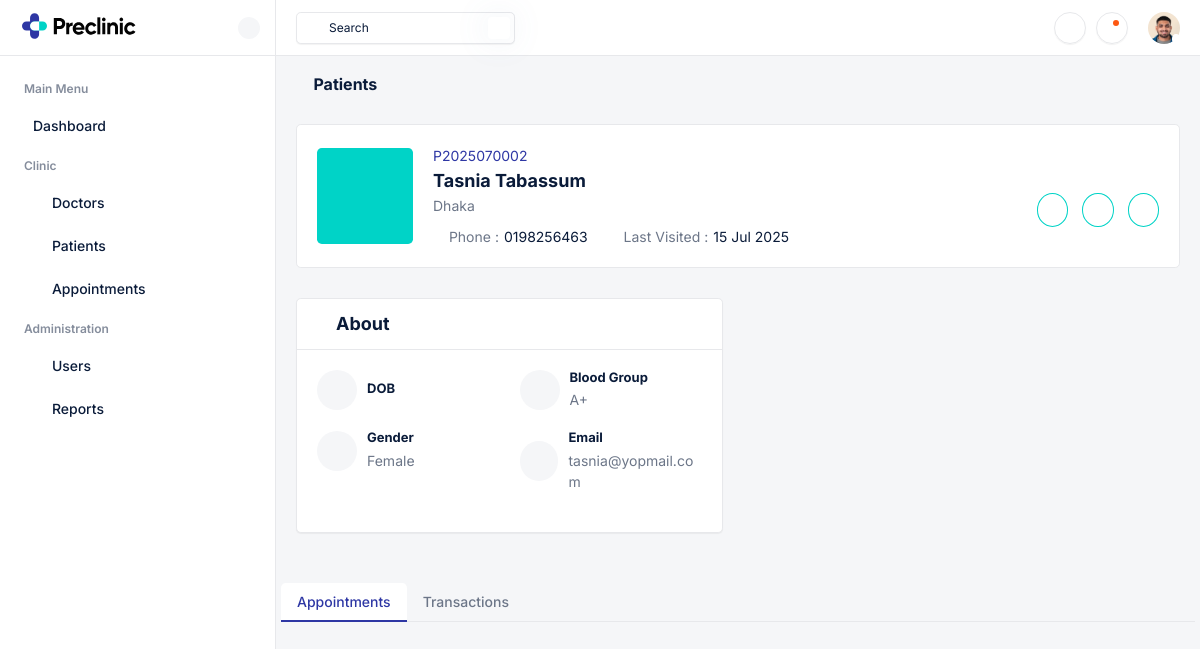
Page /patients/2/ (signed in) on the committed database.
### DRS/models.py (models this page shows, shortened)
class Patient(models.Model):
    GENDER_CHOICES = [
        ('M', 'Male'),
        ('F', 'Female'),
        ('O', 'Other'),
    ]
    BLOOD_GROUP_CHOICES = [
        ('A+', 'A+'), ('A-', 'A-'),
        ('B+', 'B+'), ('B-', 'B-'),
        ('AB+', 'AB+'), ('AB-', 'AB-'),
        ('O+', 'O+'), ('O-', 'O-'),
    ]
    patient_id = models.CharField(max_length=20, unique=True)
    first_name = models.CharField(max_length=50)
    last_name = models.CharField(max_length=50)
    email = models.EmailField(unique=True)
    phone_regex = RegexValidator(
        regex=r'^\+?1?\d{9,11}$',
        message="Phone number must be entered in the format: '+880123456789'. Up to 11 digits allowed."
    )
    phone_number = models.CharField(validators=[phone_regex], max_length=11)
    address = models.TextField()
    gender = models.CharField(max_length=1, choices=GENDER_CHOICES)
    blood_group = models.CharField(max_length=3, choices=BLOOD_GROUP_CHOICES, blank=True)
    emergency_contact = models.CharField(max_length=17, blank=True)
    image = models.ImageField(upload_to='patient_images/', blank=True, null=True)
    created_at = models.DateTimeField(auto_now_add=True)
    updated_at = models.DateTimeField(auto_now=True)
    def get_full_name(self):
        return f"{self.first_name} {self.last_name}"

### DRS/views.py (the view)
# urls.py: path('patients/<int:patient_id>/',      patient_detail, name='patient_detail'),
@login_required
def patient_detail(request, patient_id):
    if request.user.role not in ['doctor', 'receptionist']:
        messages.error(request, 'Access denied.')
        return redirect('login')
    patient = get_object_or_404(Patient, id=patient_id)
    return render(request, 'clinic/patient_detail.html', {'patient': patient})

### templates/clinic/patient_detail.html (shortened to what this page needs)
{% extends 'clinic/base.html' %}
{% load static %}
{% block content %}
<div class="main-wrapper">
  {% include 'clinic/header.html' %}
  <div class="page-wrapper">
    <div class="content">
      <div class="mb-4">
        <h6 class="fw-bold mb-0">
          <a href="{% url 'patient_list' %}" class="text-dark">
            <i class="ti ti-chevron-left me-1"></i>Patients
          </a>
        </h6>
      </div>
      <div class="card mb-4">
        <div class="row align-items-end g-0">
          <div class="col-lg-9">
            <div class="d-flex align-items-center p-3 position-relative">
              {% if patient.image %}
                <a class="avatar avatar-xxxl patient-avatar me-3 flex-shrink-0">
                  <img src="{{ patient.image.url }}" alt="{{ patient.get_full_name }}" class="rounded">
                </a>
              {% else %}
                <span class="avatar avatar-xxxl bg-secondary text-white me-3 flex-shrink-0 d-flex align-items-center justify-content-center">
                  <i class="ti ti-user fs-1"></i>
                </span>
              {% endif %}
              <div>
                <p class="text-primary mb-1">{{ patient.patient_id }}</p>
                <h5 class="mb-1">
                  <a href="#" class="fw-bold text-dark">{{ patient.get_full_name }}</a>
                </h5>
                <p class="mb-0">{{ patient.address }}</p>
                <div class="d-flex align-items-center flex-wrap mt-2">
                  <p class="mb-0 d-inline-flex align-items-center me-3">
                    <i class="ti ti-phone me-1 text-dark"></i>Phone :
                    <span class="text-dark ms-1">{{ patient.phone_number }}</span>
                  </p>
                  <p class="mb-0 d-inline-flex align-items-center">
                    <i class="ti ti-calendar-time me-1 text-dark"></i>Last Visited :
                    <span class="text-dark ms-1">{{ patient.updated_at|date:"d M Y" }}</span>
                  </p>
                </div>
              </div>
            </div>
          </div>
          <div class="col-lg-3 text-lg-end p-3">
            <div class="mb-3">
              <a href="#" class="btn btn-outline-secondary rounded-circle me-2 p-2">
                <i class="ti ti-phone"></i>
              </a>
              <a href="#" class="btn btn-outline-secondary rounded-circle me-2 p-2">
                <i class="ti ti-message-circle"></i>
              </a>
              <a href="#" class="btn btn-outline-secondary rounded-circle p-2">
                <i class="ti ti-video"></i>
              </a>
            </div>
          </div>
        </div>
      </div>
      <div class="row g-4">
        <div class="col-xl-6">
          <div class="card shadow-sm">
            <div class="card-header">
              <h5 class="fw-bold mb-0"><i class="ti ti-user-star me-1"></i>About</h5>
            </div>
            <div class="card-body">
              <div class="row">
                <div class="col-sm-6 mb-3">
                  <div class="d-flex align-items-center">
                    <span class="avatar rounded-circle bg-light text-dark me-2"><i class="ti ti-calendar-event fs-5"></i></span>
                    <div>
                      <h6 class="fs-13 fw-bold mb-1">DOB</h6>
                    </div>
                  </div>
                </div>
                <div class="col-sm-6 mb-3">
                  <div class="d-flex align-items-center">
                    <span class="avatar rounded-circle bg-light text-dark me-2"><i class="ti ti-droplet fs-5"></i></span>
                    <div>
                      <h6 class="fs-13 fw-bold mb-1">Blood Group</h6>
                      <p class="mb-0">{{ patient.get_blood_group_display }}</p>
                    </div>
                  </div>
                </div>
                <div class="col-sm-6 mb-3">
                  <div class="d-flex align-items-center">
                    <span class="avatar rounded-circle bg-light text-dark me-2"><i class="ti ti-gender-male fs-5"></i></span>
                    <div>
                      <h6 class="fs-13 fw-bold mb-1">Gender</h6>
                      <p class="mb-0">{{ patient.get_gender_display }}</p>
                    </div>
                  </div>
                </div>
                <div class="col-sm-6 mb-3">
                  <div class="d-flex align-items-center">
                    <span class="avatar rounded-circle bg-light text-dark me-2"><i class="ti ti-mail fs-5"></i></span>
                    <div>
                      <h6 class="fs-13 fw-bold mb-1">Email</h6>
                      <p class="mb-0 text-break">{{ patient.email }}</p>
                    </div>
                  </div>
                </div>
              </div>
            </div>
          </div>
        </div>
      <ul class="nav nav-tabs nav-bordered mb-3">
        <li class="nav-item"><a href="#appointments" data-bs-toggle="tab" class="nav-link active">Appointments</a></li>
        <li class="nav-item"><a href="#transactions" data-bs-toggle="tab" class="nav-link">Transactions</a></li>
      </ul>
    </div>
  </div>
</div>
{% endblock %}

### rows in the picture
Patient: patient_id "P2025070002", get_full_name "Tasnia Tabassum", address "Dhaka", phone_number "0198256463", updated_at "15 Jul 2025", blood_group "A+", gender "Female", email "tasnia@yopmail.com"
